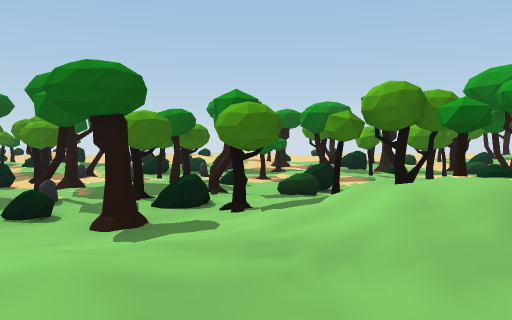
View 1 (above)

24 first-person views from a walk through a Unity game level. The camera is 1.5 m above the floor, tilts 4° down and sees 70° across. The floor is counted in squares, 2 m on a side. Each view is taken from the middle of a square. On the plan, view 1 faces up. The plan holds only what a view shows up to about 11 squares ahead; the rest is blank. The place goes on beyond the plan.

View 2
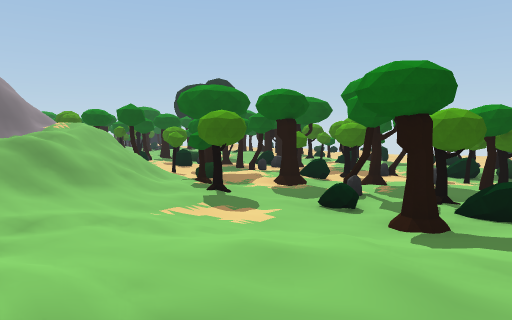

View 3
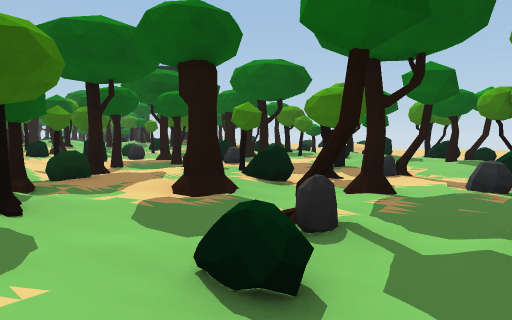

View 4
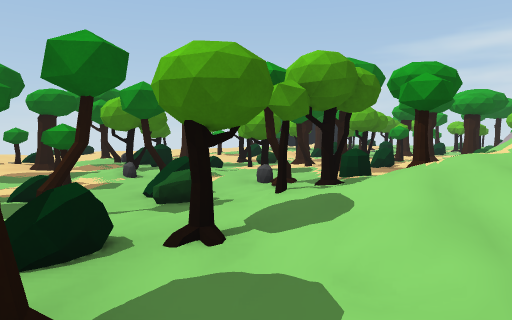

View 5
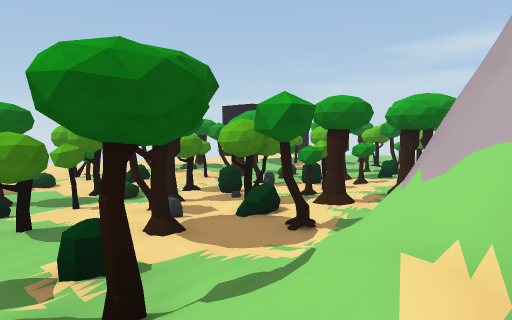

View 6
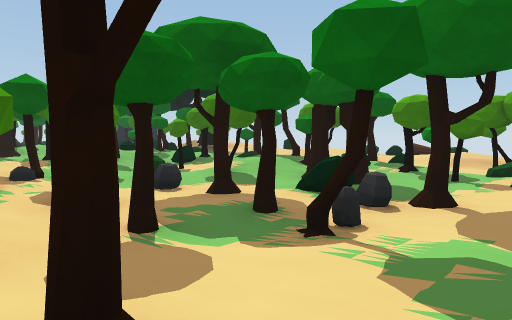

View 7
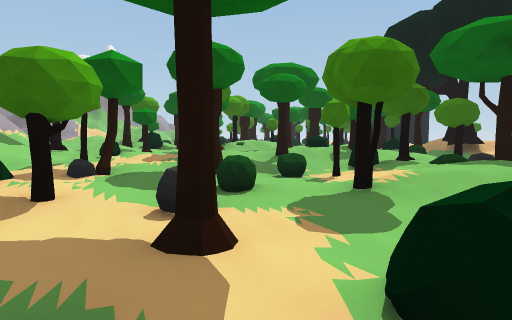

View 8
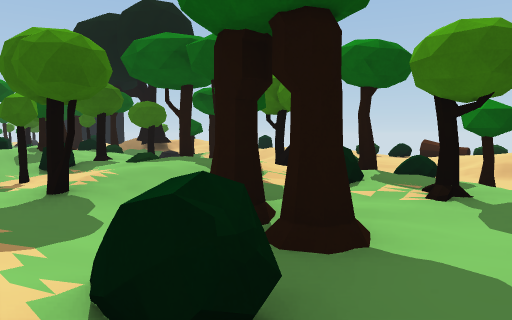

View 9
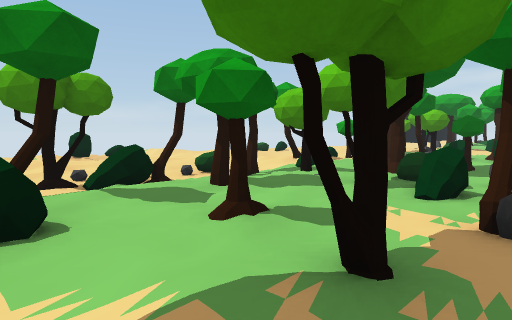

View 10
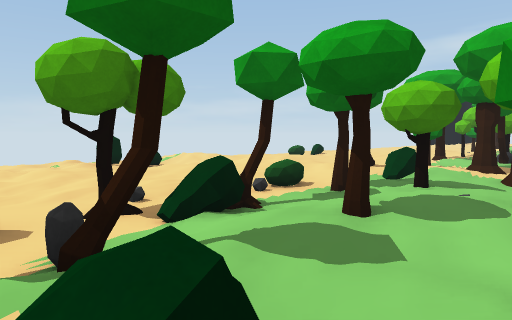

View 11
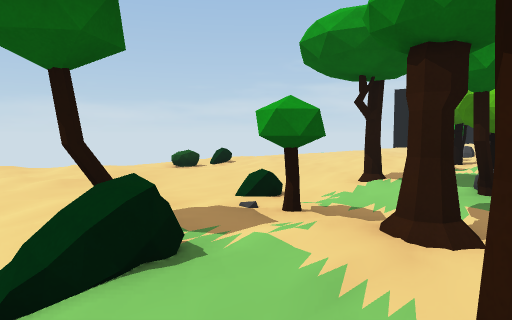

View 12
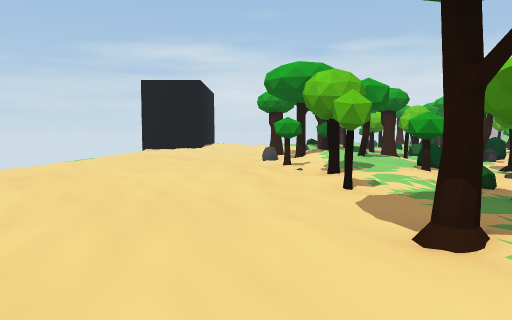

View 13
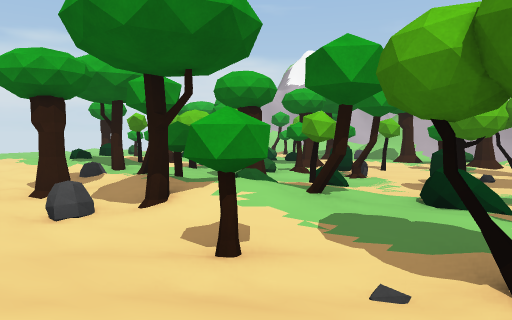

View 14
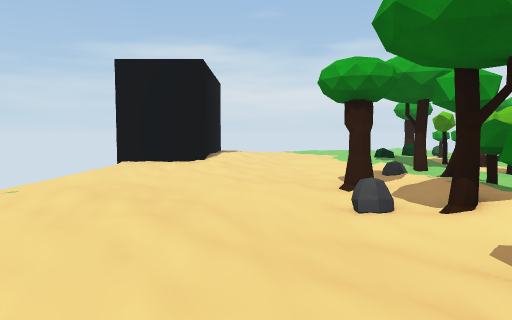

View 15
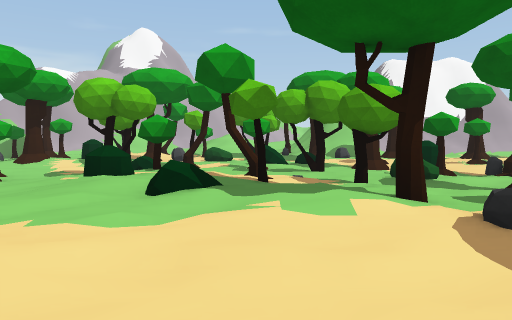

View 16
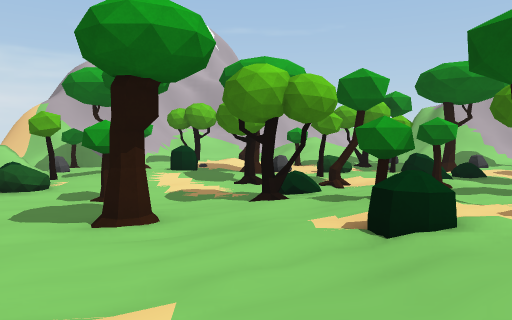

View 17
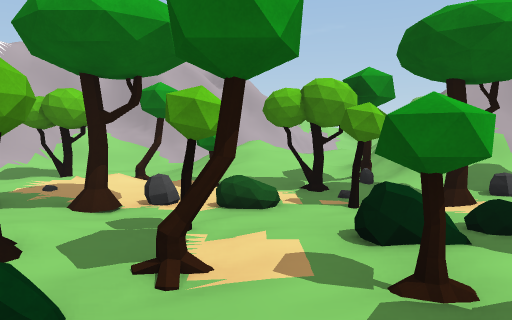

View 18
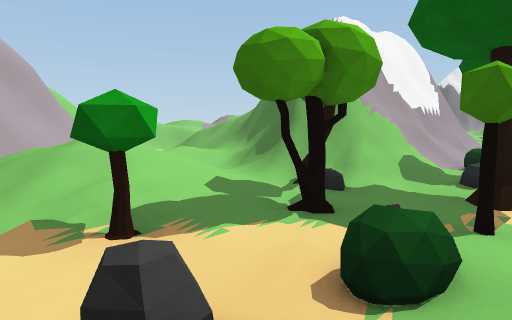

View 19
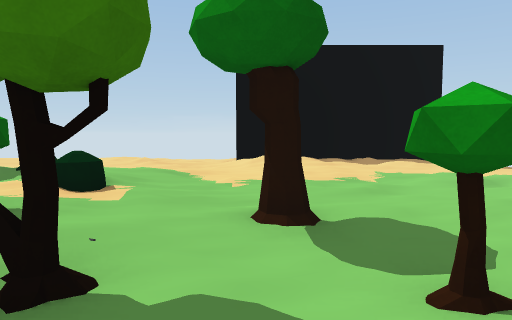

View 20
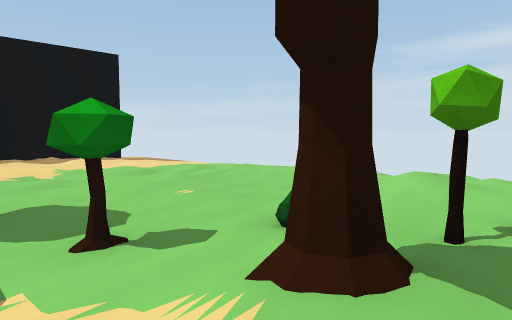

View 21
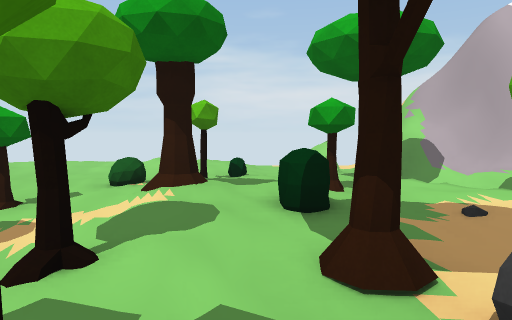

View 22
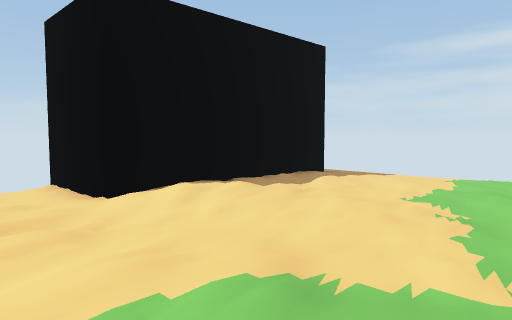

View 23
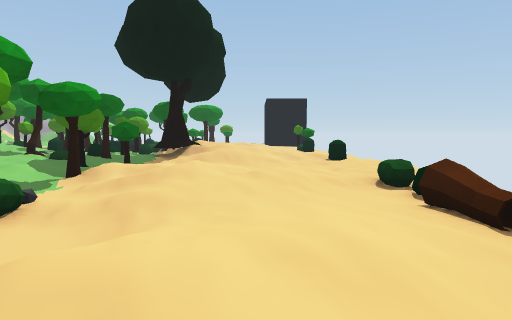

View 24
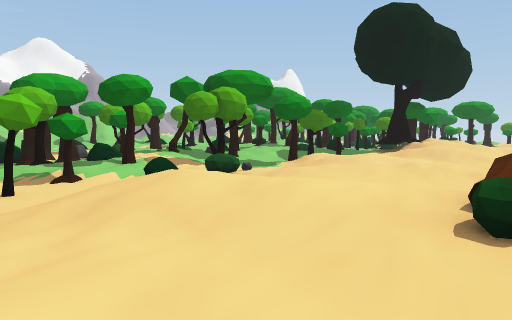

### Floor plan
Key: @ floor where view 1 was taken; # wall or solid block; x gap in a wall; . main floor; : floor 0.25 m higher than the main floor; - floor 0.25 m lower than the main floor; + floor 0.5 m higher than the main floor; * floor 0.75 m higher than the main floor; % floor 1.25 m higher than the main floor; & floor 2.25 m higher than the main floor; / step, stairs or slope; = window, fence, low wall or low ledge; ^ raised ledge; T tree; R rock; O other object.
Columns run from 21 left of view 1 to 27 right of it. Each row starts with its distance up from view 1.
 23                                          #
 22    ::.    -- - .-x      --.  ------------#
 21  =....^x^^=--. -.^=-:.. -^=............--#
 20  -.-...-..:......  -..:.---..........:..-######
 19  ::......:::.-.:..................--.::..:::::..-
 18  */.:/:.../:/ -.......--...:::..-........:::...--
 17 T/:.:/:------ --.--...---...::.-R........::....--
 16 TT..T/--=-=-T -T=/^-T.=.T..TT.T.T.T.:::::::.....-
 15  T.T.T--TT.T-TR=T-T-=.T..:..::T+:TTRT+/:::...-...
 14  =:+::T:T:=T.:T.T.T...T.T#T=T:::::.:::+::.:......
 13   T::T:++T=.T=....T. T--x---./.TTT-T.T:/:....--..
 12   +T:x.:::TT-..T.-#=--T.#T--T-----/..T:T.T--.---.
 11  T++T=T.T--=RT.TT-TOT-.T:=-T=-T-TTT.T.:.T-T----.-
 10    ::--=--T----TR--T TRTT.--T-x-R^T..T.#--..=-.:.
  9   O:T:T--R#TTRT---RT=/--.T.T.TT-T-T.#=TTT./TT--..
  8  ::::::T.T=T-..^-T..--=-R..RT^ T..T.-..-..=:.=---
  7  ::T=:T:=..--T:.T..TT.=.T=..T.TT.TRT-T=RT..T.R-/=
  6  T++T:/: :OT-#/:.TR#^.TT::..-../=./..T.--...TT==#
  5             //TT.-=T-T//TT/=/######=T.:T.:T/-###
  4            ////..---.//%///#########:///T-.//##
  3         ==/////:.-./:://///#     ###:*//...###
  2         ### /&/::::++:.:         #=++/  /###
  1              //+:::::            #/*+   ##
  0                      @           //  /##
 -1                                  //  ##

Positions as (right, up) in squares from view 1, and headings:
1: (0, 0), facing up
2: (0, 0), facing up-left
3: (-2, 4), facing up-left
4: (-2, 3), facing up-right
5: (3, 3), facing up-right
6: (-7, 6), facing up-left
7: (-9, 10), facing left
8: (-9, 10), facing up-left
9: (-8, 10), facing up-right
10: (-8, 12), facing up-right
11: (-2, 13), facing up-right
12: (1, 17), facing right
13: (7, 18), facing down-right
14: (7, 18), facing right
15: (16, 18), facing down
16: (19, 16), facing down
17: (17, 12), facing down
18: (19, 8), facing down-left
19: (20, 9), facing up
20: (20, 8), facing up-right
21: (17, 8), facing right
22: (17, 14), facing up-right
23: (-9, 19), facing left
24: (-8, 22), facing down-left
